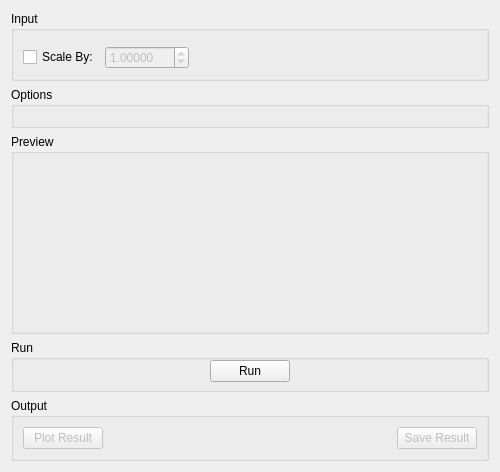
<?xml version="1.0" encoding="UTF-8"?>
<ui version="4.0">
 <class>IndirectMoments</class>
 <widget class="QWidget" name="IndirectMoments">
  <property name="geometry">
   <rect>
    <x>0</x>
    <y>0</y>
    <width>500</width>
    <height>439</height>
   </rect>
  </property>
  <property name="minimumSize">
   <size>
    <width>500</width>
    <height>0</height>
   </size>
  </property>
  <property name="windowTitle">
   <string>Form</string>
  </property>
  <layout class="QVBoxLayout" name="moment_verticalLayout_27">
   <item>
    <widget class="QGroupBox" name="gbInput">
     <property name="title">
      <string>Input</string>
     </property>
     <layout class="QVBoxLayout" name="verticalLayout">
      <item>
       <widget class="MantidQt::MantidWidgets::DataSelector" name="dsInput" native="true">
        <property name="sizePolicy">
         <sizepolicy hsizetype="Minimum" vsizetype="Fixed">
          <horstretch>0</horstretch>
          <verstretch>0</verstretch>
         </sizepolicy>
        </property>
        <property name="loadLabelText" stdset="0">
         <string>Plot Input</string>
        </property>
        <property name="workspaceSuffixes" stdset="0">
         <stringlist>
          <string>_sqw</string>
         </stringlist>
        </property>
        <property name="fileBrowserSuffixes" stdset="0">
         <stringlist>
          <string>_sqw.nxs</string>
         </stringlist>
        </property>
        <property name="showLoad" stdset="0">
         <bool>false</bool>
        </property>
       </widget>
      </item>
      <item>
       <layout class="QHBoxLayout" name="loScale">
        <item>
         <widget class="QCheckBox" name="ckScale">
          <property name="text">
           <string>Scale By:</string>
          </property>
         </widget>
        </item>
        <item>
         <widget class="QDoubleSpinBox" name="spScale">
          <property name="enabled">
           <bool>false</bool>
          </property>
          <property name="decimals">
           <number>5</number>
          </property>
          <property name="maximum">
           <double>999.990000000000009</double>
          </property>
          <property name="singleStep">
           <double>0.100000000000000</double>
          </property>
          <property name="value">
           <double>1.000000000000000</double>
          </property>
         </widget>
        </item>
        <item>
         <spacer name="horizontalSpacer_2">
          <property name="orientation">
           <enum>Qt::Horizontal</enum>
          </property>
          <property name="sizeType">
           <enum>QSizePolicy::Expanding</enum>
          </property>
          <property name="sizeHint" stdset="0">
           <size>
            <width>40</width>
            <height>20</height>
           </size>
          </property>
         </spacer>
        </item>
       </layout>
      </item>
     </layout>
    </widget>
   </item>
   <item>
    <widget class="QGroupBox" name="gbOptions">
     <property name="title">
      <string>Options</string>
     </property>
     <layout class="QHBoxLayout" name="horizontalLayout_21">
      <item>
       <layout class="QHBoxLayout" name="properties"/>
      </item>
      <item>
       <widget class="MantidQt::MantidWidgets::PreviewPlot" name="ppRawPlot" native="true">
        <property name="canvasColour" stdset="0">
         <color>
          <red>255</red>
          <green>255</green>
          <blue>255</blue>
         </color>
        </property>
       </widget>
      </item>
     </layout>
    </widget>
   </item>
   <item>
    <widget class="QGroupBox" name="gbPreview">
     <property name="minimumSize">
      <size>
       <width>0</width>
       <height>200</height>
      </size>
     </property>
     <property name="title">
      <string>Preview</string>
     </property>
     <layout class="QHBoxLayout" name="horizontalLayout_1">
      <property name="leftMargin">
       <number>6</number>
      </property>
      <property name="topMargin">
       <number>6</number>
      </property>
      <property name="rightMargin">
       <number>6</number>
      </property>
      <property name="bottomMargin">
       <number>6</number>
      </property>
      <item>
       <widget class="MantidQt::MantidWidgets::PreviewPlot" name="ppMomentsPreview" native="true">
        <property name="canvasColour" stdset="0">
         <color>
          <red>255</red>
          <green>255</green>
          <blue>255</blue>
         </color>
        </property>
        <property name="showLegend" stdset="0">
         <bool>true</bool>
        </property>
       </widget>
      </item>
     </layout>
    </widget>
   </item>
   <item>
    <widget class="QGroupBox" name="gbRun">
     <property name="title">
      <string>Run</string>
     </property>
     <layout class="QHBoxLayout" name="horizontalLayout_2">
      <property name="topMargin">
       <number>0</number>
      </property>
      <property name="bottomMargin">
       <number>7</number>
      </property>
      <item>
       <spacer name="horizontalSpacer">
        <property name="orientation">
         <enum>Qt::Horizontal</enum>
        </property>
        <property name="sizeHint" stdset="0">
         <size>
          <width>185</width>
          <height>20</height>
         </size>
        </property>
       </spacer>
      </item>
      <item>
       <widget class="QPushButton" name="pbRun">
        <property name="text">
         <string>Run</string>
        </property>
       </widget>
      </item>
      <item>
       <spacer name="horizontalSpacer_3">
        <property name="orientation">
         <enum>Qt::Horizontal</enum>
        </property>
        <property name="sizeHint" stdset="0">
         <size>
          <width>184</width>
          <height>20</height>
         </size>
        </property>
       </spacer>
      </item>
     </layout>
    </widget>
   </item>
   <item>
    <widget class="QGroupBox" name="gbOutput">
     <property name="title">
      <string>Output</string>
     </property>
     <layout class="QHBoxLayout" name="horizontalLayout">
      <item>
       <widget class="QPushButton" name="pbPlot">
        <property name="enabled">
         <bool>false</bool>
        </property>
        <property name="text">
         <string>Plot Result</string>
        </property>
       </widget>
      </item>
      <item>
       <spacer name="horizontalSpacer_1">
        <property name="orientation">
         <enum>Qt::Horizontal</enum>
        </property>
        <property name="sizeHint" stdset="0">
         <size>
          <width>40</width>
          <height>20</height>
         </size>
        </property>
       </spacer>
      </item>
      <item>
       <widget class="QPushButton" name="pbSave">
        <property name="enabled">
         <bool>false</bool>
        </property>
        <property name="text">
         <string>Save Result</string>
        </property>
       </widget>
      </item>
     </layout>
    </widget>
   </item>
  </layout>
 </widget>
 <customwidgets>
  <customwidget>
   <class>MantidQt::MantidWidgets::DataSelector</class>
   <extends>QWidget</extends>
   <header>MantidQtWidgets/Common/DataSelector.h</header>
  </customwidget>
  <customwidget>
   <class>MantidQt::MantidWidgets::PreviewPlot</class>
   <extends>QWidget</extends>
   <header>MantidQtWidgets/LegacyQwt/PreviewPlot.h</header>
   <container>1</container>
  </customwidget>
 </customwidgets>
 <resources/>
 <connections>
  <connection>
   <sender>ckScale</sender>
   <signal>toggled(bool)</signal>
   <receiver>spScale</receiver>
   <slot>setEnabled(bool)</slot>
   <hints>
    <hint type="sourcelabel">
     <x>60</x>
     <y>45</y>
    </hint>
    <hint type="destinationlabel">
     <x>139</x>
     <y>46</y>
    </hint>
   </hints>
  </connection>
 </connections>
</ui>
